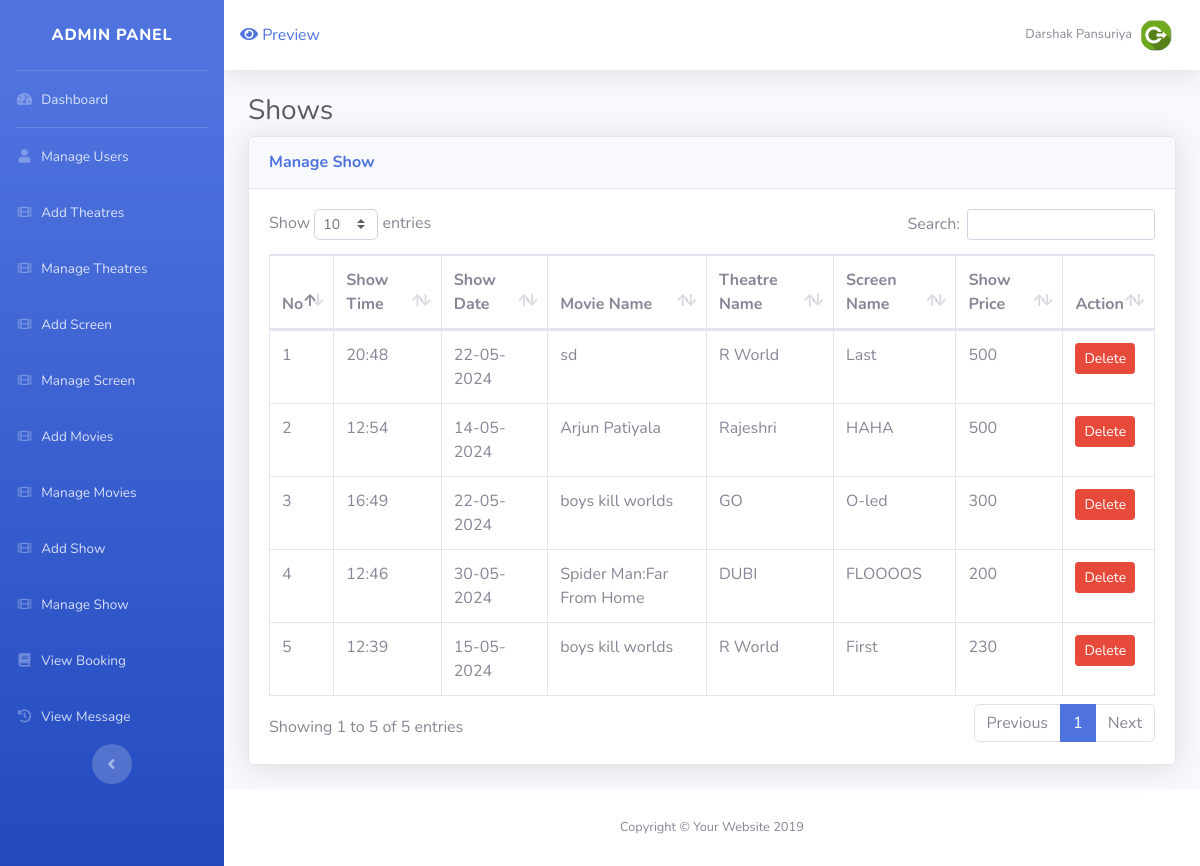
/admin/show_manage.php (signed in), run on the app's committed database.
### tables this page shows
CREATE TABLE `shows` (
  `show_id` int(4) NOT NULL,
  `show_m` int(4) NOT NULL,
  `show_t` int(4) NOT NULL,
  `show_s` int(4) NOT NULL,
  `show_time` varchar(200) NOT NULL,
  `show_date` varchar(20) NOT NULL,
  `show_price` int(4) NOT NULL,
  `show_status` int(1) NOT NULL DEFAULT 1,
  `show_seat` int(3) NOT NULL DEFAULT 48,
  `show_unq` varchar(255) NOT NULL
);

CREATE TABLE `movies` (
  `m_id` int(4) NOT NULL,
  `m_nm` varchar(40) NOT NULL,
  `m_date` varchar(40) NOT NULL,
  `m_cnm` varchar(200) NOT NULL,
  `m_dnm` varchar(200) NOT NULL,
  `m_des` longtext NOT NULL,
  `m_banner` varchar(200) NOT NULL,
  `m_shw` int(1) NOT NULL DEFAULT 0
);

CREATE TABLE `theatre` (
  `t_id` int(4) NOT NULL,
  `t_nm` varchar(30) NOT NULL,
  `t_city` varchar(30) NOT NULL,
  `t_time` bigint(40) NOT NULL
);

CREATE TABLE `screen` (
  `s_id` int(4) NOT NULL,
  `s_nm` varchar(20) NOT NULL,
  `s_theatre` int(2) NOT NULL,
  `s_seats` int(250) NOT NULL DEFAULT 49,
  `s_time` int(40) NOT NULL
);

### admin/show_manage.php (the view, shortened to what this page needs)
<?php
	include("include/header.php");
	include("../include/config.php");
?>
<div class="container-fluid">
  <h1 class="h3 mb-2 text-gray-800">Shows</h1>
  <div class="card shadow mb-4">
	<div class="card-header py-3">
	  <h6 class="m-0 font-weight-bold text-primary">Manage Show</h6>
	</div>
	<div class="card-body">
		<div class="table-responsive">
                <table class="table table-bordered" id="dataTable" width="100%" cellspacing="0">
<thead>
                    <tr>
                      <th>No</th>
                      <th>Show Time</th>
                      <th>Show Date</th>
                      <th>Movie Name</th>
                      <th>Theatre Name</th>
                      <th>Screen Name</th>
                      <th>Show Price</th>
                       <th>Action</th>
                    </tr>
                  </thead>
                  <tbody>
          <?php
  $sq=mysqli_query($con,"select * from shows");
  $co=1;
while($row=mysqli_fetch_assoc($sq))
              {
				  $mid=$row['show_m'];
				  $sid=$row['show_s'];
				  $tid=$row['show_t'];
				    $m_sq=mysqli_query($con,"select * from movies where m_id='$mid' ");
					$m_row=mysqli_fetch_array($m_sq);
					  $s_sq=mysqli_query($con,"select * from screen where s_id='$sid' ");
					$s_row=mysqli_fetch_array($s_sq);
					  $t_sq=mysqli_query($con,"select * from theatre where t_id='$tid' ");
					$t_row=mysqli_fetch_array($t_sq);
                 echo'<tr>';
               echo'<td>'.$co.'</td>';
               echo'<td>'.$row['show_time'].'</td>';
               echo'<td>';
			   $date=strtotime($row['show_date']);
			   $date1=date('d-m-Y',$date);
			   echo $date1;
			  echo'</td>';
               echo'<td>'.$m_row['m_nm'].'</td>';
               echo'<td>'.$t_row['t_nm'].'</td>';
              echo'<td>'.$s_row['s_nm'].'</td>';
              echo'<td>'.$row['show_price'].'</td>';
             echo'<td>';
             echo'<a href="../Models/Show.php?id='.$row['show_id'].'&mid='.$m_row['m_id'].'&delsh" class="btn btn-danger btn-sm  ">Delete</a></td>';
             $co++;
             }
             ?>
                    </tr>
                  </tbody>
                </table>
              </div>
	</div>
  </div>
</div>
<?php
	include("include/footer.php");
?>

### data on the page
shows: show_time "20:48", show_date "22-05-2024", movies.m_nm "sd", theatre.t_nm "R World", screen.s_nm "Last", show_price "500"
shows: show_time "12:54", show_date "14-05-2024", movies.m_nm "Arjun Patiyala", theatre.t_nm "Rajeshri", screen.s_nm "HAHA", show_price "500"
shows: show_time "16:49", show_date "22-05-2024", movies.m_nm "boys kill worlds", theatre.t_nm "GO", screen.s_nm "O-led", show_price "300"
shows: show_time "12:46", show_date "30-05-2024", movies.m_nm "Spider Man:Far From Home", theatre.t_nm "DUBI", screen.s_nm "FLOOOOS", show_price "200"
shows: show_time "12:39", show_date "15-05-2024", movies.m_nm "boys kill worlds", theatre.t_nm "R World", screen.s_nm "First", show_price "230"

### other printed values
$_SESSION['admin']['nm'] "Darshak Pansuriya"
